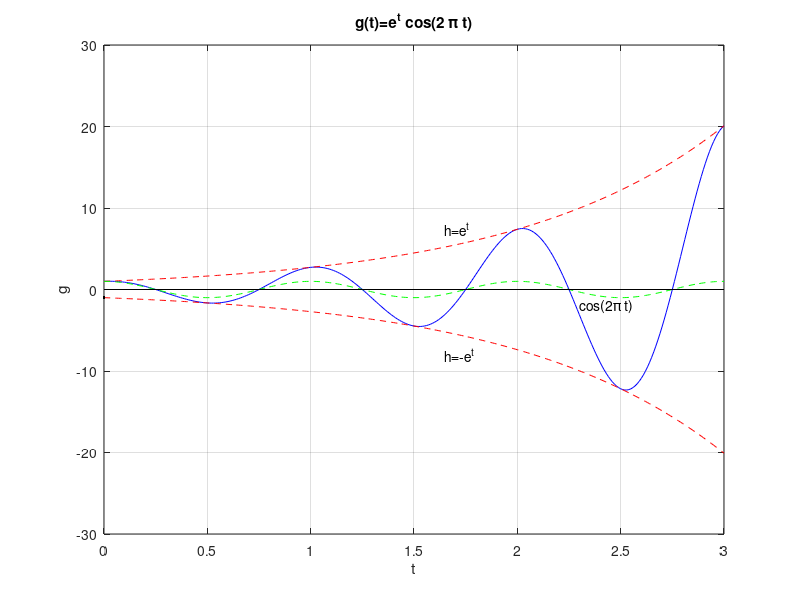
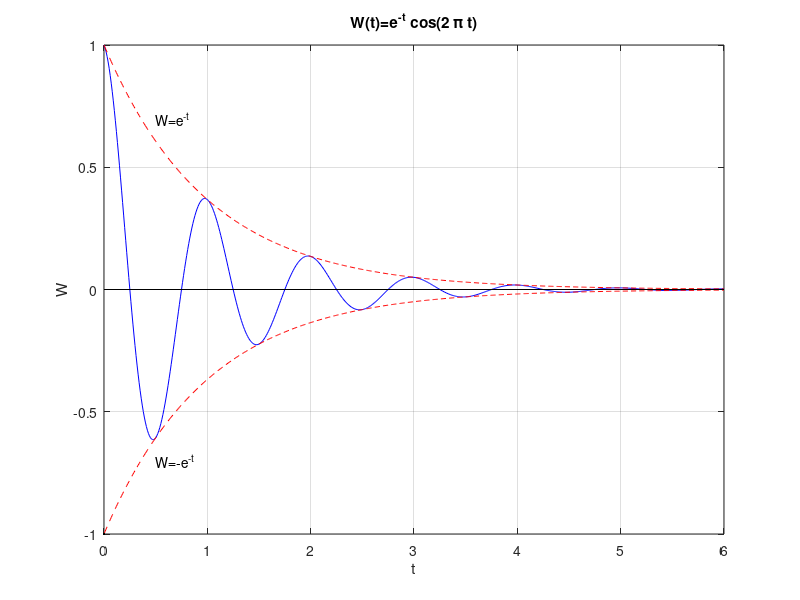

Write MATLAB code to recreate these figures, in order.
% Graph of g(t) = e^{t} cos(2 \pi t)
close all;

t=0:0.01:3;
g = exp(t).*cos(2*pi*t);
plot(t,g,'b');
hold on;
grid on;
xlabel('t');
ylabel('g');
title('g(t)=e^t cos(2 \pi t)');

% graph of the "amplitude"  \pm e^{-t}
g = exp(t);
plot(t,g, '--r');
plot(t, -g, '--r');
text(1.65,-8,'h=-e^t');
text(1.65,7.5,'h=e^t');

% graph of cos(2 pi t)
g = cos(2*pi*t);
plot(t,g, '--g');
text(2.3,-2,'cos(2\pi t)');

% x axis
t=0:3:3;
g = t*0;
plot(t,g,'k')

% y axis
g=-1;2;1;
t= g*0;
plot(t,g,'k');

%%%%%%%%%%%%%%%%%%%%%%%%%%%%%%%%%%%%%%%%%%%%%%%%%%%%%
% Graph of e^{-t} cos(2 pi t)
figure

t=0:0.01:6;
W = exp(-t).*cos(2*pi*t);
plot(t,W,'b');
hold on;
grid on
xlabel('t');
ylabel('W');
title('W(t)=e^{-t} cos(2 \pi t)');

% graph of the "amplitude"  \pm e^{-t}
W = exp(-t);
plot(t,W, '--r');
plot(t, -W, '--r');
text(0.5,0.7,'W=e^{-t}');
text(0.5,-0.7,'W=-e^{-t}');

% x axis
t=0:6:6;
w = t*0;
plot(t,w,'k')

% y axis
w=-1;2;1;
t= w*0;
plot(t,w,'k');
